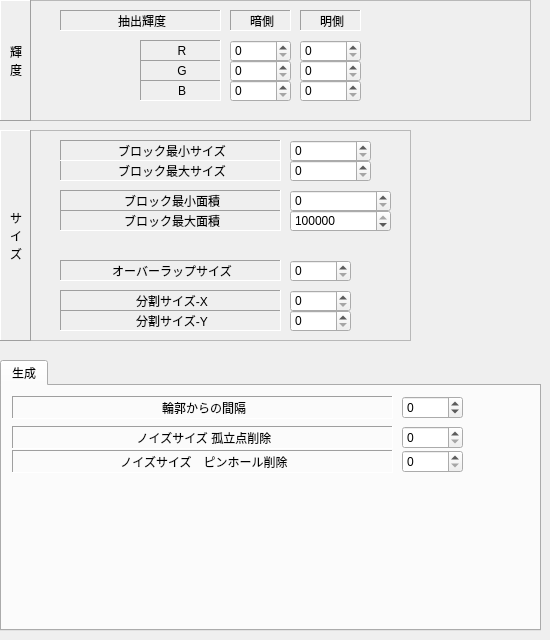
   <widget class="QWidget" name="page">
    <widget class="QFrame" name="frame_3">
     <property name="geometry">
      <rect>
       <x>0</x>
       <y>130</y>
       <width>411</width>
       <height>211</height>
      </rect>
     </property>
     <property name="frameShape">
      <enum>QFrame::StyledPanel</enum>
     </property>
     <property name="frameShadow">
      <enum>QFrame::Sunken</enum>
     </property>
     <widget class="QSpinBox" name="EditMinFlatInspectionSize">
      <property name="geometry">
       <rect>
        <x>290</x>
        <y>10</y>
        <width>81</width>
        <height>22</height>
       </rect>
      </property>
      <property name="maximum">
       <number>1000000</number>
      </property>
     </widget>
     <widget class="QLabel" name="label_9">
      <property name="geometry">
       <rect>
        <x>60</x>
        <y>30</y>
        <width>221</width>
        <height>21</height>
       </rect>
      </property>
      <property name="frameShape">
       <enum>QFrame::Panel</enum>
      </property>
      <property name="frameShadow">
       <enum>QFrame::Sunken</enum>
      </property>
      <property name="text">
       <string>ブロック最大サイズ</string>
      </property>
      <property name="alignment">
       <set>Qt::AlignCenter|Qt::AlignHCenter|Qt::AlignLeading|Qt::AlignLeft|Qt::AlignVCenter</set>
      </property>
     </widget>
     <widget class="QSpinBox" name="EditMaxFlatInspectionSize">
      <property name="geometry">
       <rect>
        <x>290</x>
        <y>30</y>
        <width>81</width>
        <height>22</height>
       </rect>
      </property>
      <property name="maximum">
       <number>1000000</number>
      </property>
     </widget>
     <widget class="QLabel" name="label_10">
      <property name="geometry">
       <rect>
        <x>60</x>
        <y>10</y>
        <width>221</width>
        <height>21</height>
       </rect>
      </property>
      <property name="frameShape">
       <enum>QFrame::Panel</enum>
      </property>
      <property name="frameShadow">
       <enum>QFrame::Sunken</enum>
      </property>
      <property name="text">
       <string>ブロック最小サイズ</string>
      </property>
      <property name="alignment">
       <set>Qt::AlignCenter|Qt::AlignHCenter|Qt::AlignLeading|Qt::AlignLeft|Qt::AlignVCenter</set>
      </property>
     </widget>
     <widget class="QSpinBox" name="EditMinFlatInspectionDots">
      <property name="geometry">
       <rect>
        <x>290</x>
        <y>60</y>
        <width>101</width>
        <height>22</height>
       </rect>
      </property>
      <property name="maximum">
       <number>2000000000</number>
      </property>
     </widget>
     <widget class="QLabel" name="label_12">
      <property name="geometry">
       <rect>
        <x>60</x>
        <y>60</y>
        <width>221</width>
        <height>21</height>
       </rect>
      </property>
      <property name="frameShape">
       <enum>QFrame::Panel</enum>
      </property>
      <property name="frameShadow">
       <enum>QFrame::Sunken</enum>
      </property>
      <property name="text">
       <string>ブロック最小面積</string>
      </property>
      <property name="alignment">
       <set>Qt::AlignCenter|Qt::AlignHCenter|Qt::AlignLeading|Qt::AlignLeft|Qt::AlignVCenter</set>
      </property>
     </widget>
     <widget class="QSpinBox" name="EditMaxFlatInspectionDots">
      <property name="geometry">
       <rect>
        <x>290</x>
        <y>80</y>
        <width>101</width>
        <height>22</height>
       </rect>
      </property>
      <property name="maximum">
       <number>2000000000</number>
      </property>
      <property name="value">
       <number>2000000000</number>
      </property>
     </widget>
     <widget class="QLabel" name="label_11">
      <property name="geometry">
       <rect>
        <x>60</x>
        <y>80</y>
        <width>221</width>
        <height>21</height>
       </rect>
      </property>
      <property name="frameShape">
       <enum>QFrame::Panel</enum>
      </property>
      <property name="frameShadow">
       <enum>QFrame::Sunken</enum>
      </property>
      <property name="text">
       <string>ブロック最大面積</string>
      </property>
      <property name="alignment">
       <set>Qt::AlignCenter|Qt::AlignHCenter|Qt::AlignLeading|Qt::AlignLeft|Qt::AlignVCenter</set>
      </property>
     </widget>
     <widget class="QLabel" name="label_13">
      <property name="geometry">
       <rect>
        <x>60</x>
        <y>160</y>
        <width>221</width>
        <height>21</height>
       </rect>
      </property>
      <property name="frameShape">
       <enum>QFrame::Panel</enum>
      </property>
      <property name="frameShadow">
       <enum>QFrame::Sunken</enum>
      </property>
      <property name="text">
       <string>分割サイズ-X</string>
      </property>
      <property name="alignment">
       <set>Qt::AlignCenter|Qt::AlignHCenter|Qt::AlignLeading|Qt::AlignLeft|Qt::AlignVCenter</set>
      </property>
     </widget>
     <widget class="QSpinBox" name="EditDivLenX">
      <property name="geometry">
       <rect>
        <x>290</x>
        <y>160</y>
        <width>61</width>
        <height>22</height>
       </rect>
      </property>
      <property name="maximum">
       <number>99999</number>
      </property>
     </widget>
     <widget class="QLabel" name="label_32">
      <property name="geometry">
       <rect>
        <x>0</x>
        <y>0</y>
        <width>31</width>
        <height>211</height>
       </rect>
      </property>
      <property name="frameShape">
       <enum>QFrame::Panel</enum>
      </property>
      <property name="frameShadow">
       <enum>QFrame::Raised</enum>
      </property>
      <property name="text">
       <string>サ
イ
ズ</string>
      </property>
      <property name="alignment">
       <set>Qt::AlignCenter|Qt::AlignHCenter|Qt::AlignLeading|Qt::AlignLeft|Qt::AlignVCenter</set>
      </property>
      <property name="indent">
       <number>1</number>
      </property>
     </widget>
     <widget class="QSpinBox" name="EditOverlappedLength">
      <property name="geometry">
       <rect>
        <x>290</x>
        <y>130</y>
        <width>61</width>
        <height>22</height>
       </rect>
      </property>
      <property name="maximum">
       <number>99999</number>
      </property>
     </widget>
     <widget class="QLabel" name="label_113">
      <property name="geometry">
       <rect>
        <x>60</x>
        <y>130</y>
        <width>221</width>
        <height>21</height>
       </rect>
      </property>
      <property name="frameShape">
       <enum>QFrame::Panel</enum>
      </property>
      <property name="frameShadow">
       <enum>QFrame::Sunken</enum>
      </property>
      <property name="text">
       <string>オーバーラップサイズ</string>
      </property>
      <property name="alignment">
       <set>Qt::AlignCenter|Qt::AlignHCenter|Qt::AlignLeading|Qt::AlignLeft|Qt::AlignVCenter</set>
      </property>
     </widget>
     <widget class="QLabel" name="label_16">
      <property name="geometry">
       <rect>
        <x>60</x>
        <y>180</y>
        <width>221</width>
        <height>21</height>
       </rect>
      </property>
      <property name="frameShape">
       <enum>QFrame::Panel</enum>
      </property>
      <property name="frameShadow">
       <enum>QFrame::Sunken</enum>
      </property>
      <property name="text">
       <string>分割サイズ-Y</string>
      </property>
      <property name="alignment">
       <set>Qt::AlignCenter|Qt::AlignHCenter|Qt::AlignLeading|Qt::AlignLeft|Qt::AlignVCenter</set>
      </property>
     </widget>
     <widget class="QSpinBox" name="EditDivLenY">
      <property name="geometry">
       <rect>
        <x>290</x>
        <y>180</y>
        <width>61</width>
        <height>22</height>
       </rect>
      </property>
      <property name="maximum">
       <number>99999</number>
      </property>
     </widget>
    </widget>
    <widget class="QFrame" name="frame_2">
     <property name="geometry">
      <rect>
       <x>0</x>
       <y>0</y>
       <width>531</width>
       <height>121</height>
      </rect>
     </property>
     <property name="frameShape">
      <enum>QFrame::StyledPanel</enum>
     </property>
     <property name="frameShadow">
      <enum>QFrame::Sunken</enum>
     </property>
     <widget class="QLabel" name="label_7">
      <property name="geometry">
       <rect>
        <x>60</x>
        <y>10</y>
        <width>161</width>
        <height>21</height>
       </rect>
      </property>
      <property name="frameShape">
       <enum>QFrame::Panel</enum>
      </property>
      <property name="frameShadow">
       <enum>QFrame::Sunken</enum>
      </property>
      <property name="text">
       <string>抽出輝度</string>
      </property>
      <property name="alignment">
       <set>Qt::AlignCenter|Qt::AlignHCenter|Qt::AlignLeading|Qt::AlignLeft|Qt::AlignVCenter</set>
      </property>
     </widget>
     <widget class="QSpinBox" name="EditPickupRL">
      <property name="geometry">
       <rect>
        <x>230</x>
        <y>40</y>
        <width>61</width>
        <height>22</height>
       </rect>
      </property>
      <property name="maximum">
       <number>255</number>
      </property>
     </widget>
     <widget class="QLabel" name="label_8">
      <property name="geometry">
       <rect>
        <x>300</x>
        <y>10</y>
        <width>61</width>
        <height>21</height>
       </rect>
      </property>
      <property name="frameShape">
       <enum>QFrame::Panel</enum>
      </property>
      <property name="frameShadow">
       <enum>QFrame::Sunken</enum>
      </property>
      <property name="text">
       <string>明側</string>
      </property>
      <property name="alignment">
       <set>Qt::AlignCenter|Qt::AlignHCenter|Qt::AlignLeading|Qt::AlignLeft|Qt::AlignVCenter</set>
      </property>
     </widget>
     <widget class="QSpinBox" name="EditPickupRH">
      <property name="geometry">
       <rect>
        <x>300</x>
        <y>40</y>
        <width>61</width>
        <height>22</height>
       </rect>
      </property>
      <property name="maximum">
       <number>255</number>
      </property>
     </widget>
     <widget class="QLabel" name="label_15">
      <property name="geometry">
       <rect>
        <x>140</x>
        <y>40</y>
        <width>81</width>
        <height>21</height>
       </rect>
      </property>
      <property name="frameShape">
       <enum>QFrame::Panel</enum>
      </property>
      <property name="frameShadow">
       <enum>QFrame::Sunken</enum>
      </property>
      <property name="text">
       <string>R</string>
      </property>
      <property name="alignment">
       <set>Qt::AlignCenter|Qt::AlignHCenter|Qt::AlignLeading|Qt::AlignLeft|Qt::AlignVCenter</set>
      </property>
     </widget>
     <widget class="QSpinBox" name="EditPickupGL">
      <property name="geometry">
       <rect>
        <x>230</x>
        <y>60</y>
        <width>61</width>
        <height>22</height>
       </rect>
      </property>
      <property name="maximum">
       <number>255</number>
      </property>
     </widget>
     <widget class="QSpinBox" name="EditPickupGH">
      <property name="geometry">
       <rect>
        <x>300</x>
        <y>60</y>
        <width>61</width>
        <height>22</height>
       </rect>
      </property>
      <property name="maximum">
       <number>255</number>
      </property>
     </widget>
     <widget class="QSpinBox" name="EditPickupBL">
      <property name="geometry">
       <rect>
        <x>230</x>
        <y>80</y>
        <width>61</width>
        <height>22</height>
       </rect>
      </property>
      <property name="maximum">
       <number>255</number>
      </property>
     </widget>
     <widget class="QSpinBox" name="EditPickupBH">
      <property name="geometry">
       <rect>
        <x>300</x>
        <y>80</y>
        <width>61</width>
        <height>22</height>
       </rect>
      </property>
      <property name="maximum">
       <number>255</number>
      </property>
     </widget>
     <widget class="QLabel" name="label_30">
      <property name="geometry">
       <rect>
        <x>0</x>
        <y>0</y>
        <width>31</width>
        <height>121</height>
       </rect>
      </property>
      <property name="frameShape">
       <enum>QFrame::Panel</enum>
      </property>
      <property name="frameShadow">
       <enum>QFrame::Raised</enum>
      </property>
      <property name="text">
       <string>輝
度</string>
      </property>
      <property name="alignment">
       <set>Qt::AlignCenter|Qt::AlignHCenter|Qt::AlignLeading|Qt::AlignLeft|Qt::AlignVCenter</set>
      </property>
      <property name="indent">
       <number>1</number>
      </property>
     </widget>
     <widget class="QLabel" name="label_33">
      <property name="geometry">
       <rect>
        <x>230</x>
        <y>10</y>
        <width>61</width>
        <height>21</height>
       </rect>
      </property>
      <property name="frameShape">
       <enum>QFrame::Panel</enum>
      </property>
      <property name="frameShadow">
       <enum>QFrame::Sunken</enum>
      </property>
      <property name="text">
       <string>暗側</string>
      </property>
      <property name="alignment">
       <set>Qt::AlignCenter|Qt::AlignHCenter|Qt::AlignLeading|Qt::AlignLeft|Qt::AlignVCenter</set>
      </property>
     </widget>
     <widget class="QLabel" name="label_21">
      <property name="geometry">
       <rect>
        <x>140</x>
        <y>60</y>
        <width>81</width>
        <height>21</height>
       </rect>
      </property>
      <property name="frameShape">
       <enum>QFrame::Panel</enum>
      </property>
      <property name="frameShadow">
       <enum>QFrame::Sunken</enum>
      </property>
      <property name="text">
       <string>G</string>
      </property>
      <property name="alignment">
       <set>Qt::AlignCenter|Qt::AlignHCenter|Qt::AlignLeading|Qt::AlignLeft|Qt::AlignVCenter</set>
      </property>
     </widget>
     <widget class="QLabel" name="label_22">
      <property name="geometry">
       <rect>
        <x>140</x>
        <y>80</y>
        <width>81</width>
        <height>21</height>
       </rect>
      </property>
      <property name="frameShape">
       <enum>QFrame::Panel</enum>
      </property>
      <property name="frameShadow">
       <enum>QFrame::Sunken</enum>
      </property>
      <property name="text">
       <string>B</string>
      </property>
      <property name="alignment">
       <set>Qt::AlignCenter|Qt::AlignHCenter|Qt::AlignLeading|Qt::AlignLeft|Qt::AlignVCenter</set>
      </property>
     </widget>
    </widget>
    <widget class="QTabWidget" name="tabWidgetGeneration">
     <property name="geometry">
      <rect>
       <x>0</x>
       <y>360</y>
       <width>541</width>
       <height>271</height>
      </rect>
     </property>
     <property name="currentIndex">
      <number>0</number>
     </property>
     <widget class="QWidget" name="tab_7">
      <attribute name="title">
       <string>生成</string>
      </attribute>
      <widget class="QLabel" name="label_48">
       <property name="geometry">
        <rect>
         <x>10</x>
         <y>64</y>
         <width>381</width>
         <height>23</height>
        </rect>
       </property>
       <property name="frameShape">
        <enum>QFrame::Panel</enum>
       </property>
       <property name="frameShadow">
        <enum>QFrame::Sunken</enum>
       </property>
       <property name="text">
        <string>ノイズサイズ　ピンホール削除</string>
       </property>
       <property name="alignment">
        <set>Qt::AlignCenter|Qt::AlignHCenter|Qt::AlignLeading|Qt::AlignLeft|Qt::AlignVCenter</set>
       </property>
      </widget>
      <widget class="QSpinBox" name="EditNoiseSize">
       <property name="geometry">
        <rect>
         <x>400</x>
         <y>40</y>
         <width>61</width>
         <height>23</height>
        </rect>
       </property>
       <property name="font">
        <font>
         <pointsize>9</pointsize>
        </font>
       </property>
      </widget>
      <widget class="QSpinBox" name="EditSpaceToOutline">
       <property name="geometry">
        <rect>
         <x>400</x>
         <y>10</y>
         <width>61</width>
         <height>23</height>
        </rect>
       </property>
       <property name="minimum">
        <number>-99</number>
       </property>
      </widget>
      <widget class="QLabel" name="label_49">
       <property name="geometry">
        <rect>
         <x>10</x>
         <y>40</y>
         <width>381</width>
         <height>23</height>
        </rect>
       </property>
       <property name="frameShape">
        <enum>QFrame::Panel</enum>
       </property>
       <property name="frameShadow">
        <enum>QFrame::Sunken</enum>
       </property>
       <property name="text">
        <string>ノイズサイズ 孤立点削除</string>
       </property>
       <property name="alignment">
        <set>Qt::AlignCenter|Qt::AlignHCenter|Qt::AlignLeading|Qt::AlignLeft|Qt::AlignVCenter</set>
       </property>
      </widget>
      <widget class="QSpinBox" name="EditNoiseSizePinHole">
       <property name="geometry">
        <rect>
         <x>400</x>
         <y>64</y>
         <width>61</width>
         <height>23</height>
        </rect>
       </property>
       <property name="font">
        <font>
         <pointsize>9</pointsize>
        </font>
       </property>
      </widget>
      <widget class="QLabel" name="label_14">
       <property name="geometry">
        <rect>
         <x>10</x>
         <y>10</y>
         <width>381</width>
         <height>23</height>
        </rect>
       </property>
       <property name="frameShape">
        <enum>QFrame::Panel</enum>
       </property>
       <property name="frameShadow">
        <enum>QFrame::Sunken</enum>
       </property>
       <property name="text">
        <string>輪郭からの間隔</string>
       </property>
       <property name="alignment">
        <set>Qt::AlignCenter|Qt::AlignHCenter|Qt::AlignLeading|Qt::AlignLeft|Qt::AlignVCenter</set>
       </property>
      </widget>
     </widget>
    </widget>
   </widget>
